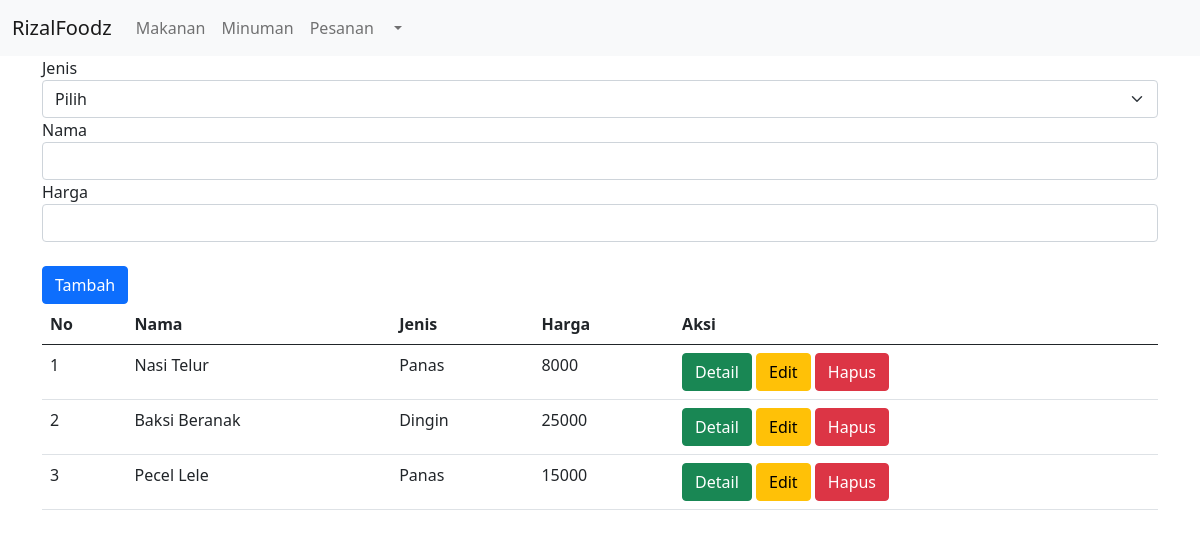
The page / on the database its author committed.
### makanan/models.py (models this page shows)
class makanan(models.Model):
    jenis = models.CharField(max_length=255)
    nama = CharField(max_length=255)
    harga = models.IntegerField()

### makanan/views.py (the view)
# urls.py: path('', views.readMakanan, name='readMakanan'),
def readMakanan(req):
    if req.POST:
        input_jenis = req.POST["jenis"]
        input_nama = req.POST["nama"]
        input_harga = req.POST["harga"]
        models.makanan.objects.create(jenis = input_jenis, nama= input_nama, harga = input_harga)
    data = models.makanan.objects.all()
    return render(req, "makanan/index.html", {
        "data": data,
    })

### templates/makanan/index.html (shortened to what this page needs)
<!DOCTYPE html>
<html lang="en">
<head>
    <link href="https://cdn.jsdelivr.net/npm/bootstrap@5.0.2/dist/css/bootstrap.min.css" rel="stylesheet">
</head>
<body>
    <section>
            <nav class="navbar navbar-expand-lg navbar-light bg-light">
                    <div class="container-fluid">
                            <a class="navbar-brand" href="#">RizalFoodz</a>
                            <div class="collapse navbar-collapse" id="navbarSupportedContent">
                              <ul class="navbar-nav me-auto mb-2 mb-lg-0">
                                <li class="nav-item">
                                  <a class="nav-link" href="makanan">Makanan</a>
                                </li>
                                <li class="nav-item">
                                  <a class="nav-link" href="minuman">Minuman</a>
                                </li>
                                <li class="nav-item">
                                  <a class="nav-link" href="pesanan">Pesanan</a>
                                </li>
                                <li class="nav-item dropdown">
                                  <a class="nav-link dropdown-toggle" href="#" id="navbarDropdown" role="button" data-bs-toggle="dropdown" aria-expanded="false">
                                  </a>
                                </li>
                              </ul>
                            </div>
                          </div>
                    </nav>
    </section>
    <div class="container">
        <form action="" method="POST">
        <label>Jenis</label>
        <select class="form-select" name="jenis">
            <option selected>Pilih</option>
        </select>
        <label>Nama</label>
        <input type="text" name="nama" class="form-control">
        <label>Harga</label>
        <input type="text" name="harga" class="form-control"><br>
        <button type="submit" class="btn btn-primary">Tambah</button>
        </form>
        <div>
            <table class="table">
                <thead>
                    <th>No</th>
                    <th>Nama</th>
                    <th>Jenis</th>
                    <th>Harga</th>
                    <th>Aksi</th>
                </thead>
                <tbody>
                    {% for d in data%}
                    <tr>
                      <td>{{forloop.counter}}</td>
                      <td>{{d.nama}}</td>
                      <td>{{d.jenis}}</td>
                      <td>{{d.harga}}</td>
                      <td>
                          <a href="/detail/{{d.id}}" class="btn btn-success">Detail</a>
                          <a href="/edit/{{d.id}}" class="btn btn-warning">Edit</a>
                          <a href="/hapus/{{d.id}}" class="btn btn-danger">Hapus</a>
                        </td>
                    </tr>
                    {% endfor %}
                </tbody>
            </table>
        </div>
   </div>
</body>
</html>

### rows shown on the page
makanan: nama "Nasi Telur", jenis "Panas", harga "8000"
makanan: nama "Baksi Beranak", jenis "Dingin", harga "25000"
makanan: nama "Pecel Lele", jenis "Panas", harga "15000"
